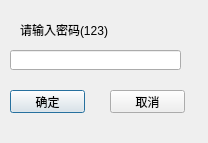
<?xml version="1.0" encoding="UTF-8"?>
<ui version="4.0">
 <class>DDOrderNoSignWidget</class>
 <widget class="QDialog" name="DDOrderNoSignWidget">
  <property name="geometry">
   <rect>
    <x>0</x>
    <y>0</y>
    <width>208</width>
    <height>143</height>
   </rect>
  </property>
  <property name="windowTitle">
   <string>调度命令拒签</string>
  </property>
  <widget class="QPushButton" name="pushButton">
   <property name="geometry">
    <rect>
     <x>10</x>
     <y>90</y>
     <width>75</width>
     <height>23</height>
    </rect>
   </property>
   <property name="text">
    <string>确定</string>
   </property>
  </widget>
  <widget class="QPushButton" name="pushButton_2">
   <property name="geometry">
    <rect>
     <x>110</x>
     <y>90</y>
     <width>75</width>
     <height>23</height>
    </rect>
   </property>
   <property name="text">
    <string>取消</string>
   </property>
  </widget>
  <widget class="QLabel" name="label">
   <property name="geometry">
    <rect>
     <x>20</x>
     <y>20</y>
     <width>91</width>
     <height>20</height>
    </rect>
   </property>
   <property name="text">
    <string>请输入密码(123)</string>
   </property>
  </widget>
  <widget class="QLineEdit" name="lineEdit">
   <property name="geometry">
    <rect>
     <x>10</x>
     <y>50</y>
     <width>171</width>
     <height>20</height>
    </rect>
   </property>
  </widget>
 </widget>
 <resources/>
 <connections/>
</ui>
